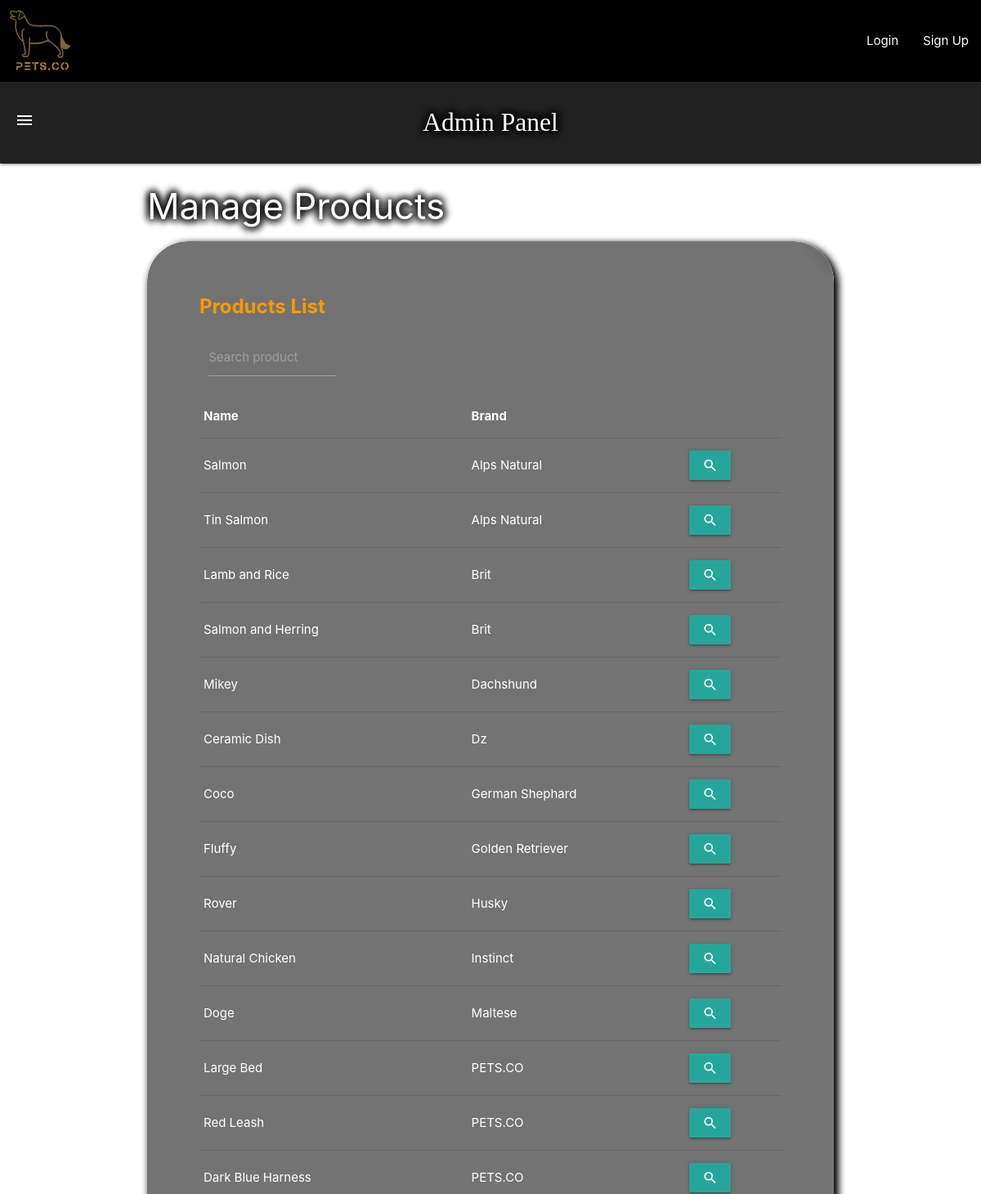
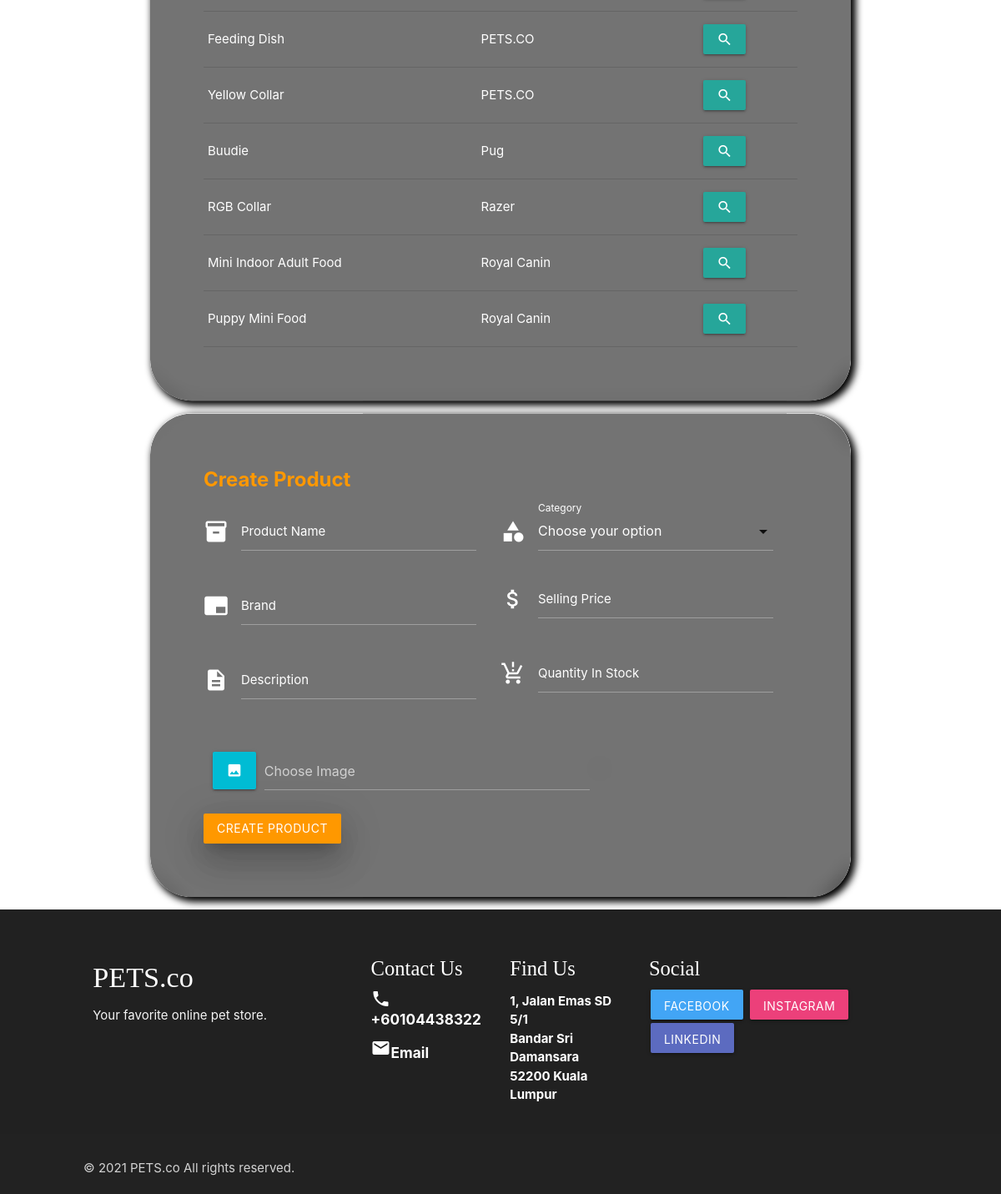
Page /admin_manage_products.php on the committed database (2 pictures, top to bottom).
### tables this page shows
CREATE TABLE `items` (
  `ItemID` int(11) NOT NULL,
  `Name` varchar(64) NOT NULL,
  `Brand` varchar(64) NOT NULL,
  `Description` varchar(512) NOT NULL,
  `Category` int(11) NOT NULL,
  `SellingPrice` float NOT NULL,
  `QuantityInStock` int(11) NOT NULL,
  `Image` varchar(512) NOT NULL
);

### admin_manage_products.php (the view, shortened to what this page needs)
<!DOCTYPE html>
<html lang="en">
</head>
<?php
  require_once "header.php";
  require_once "admin_nav_bar.php";
  include "includes/utils/dbhandler.php";
?>
<div class="container">
  <h3 class="page-title">Manage Products</h3>
  <div class="rounded-card-parent">
    <div class="card rounded-card">
      <div class="card-content black-text">
        <span class="card-title orange-text bold">Products List</span>
        <form action="admin_manage_products.php" method="POST">
          <div class="row" style="margin: 0px;">
          <div class="input-field col s3" style = "color:azure">
              <input name="search_product" type="text" class="validate white-text" maxlength="20">
              <label for="search_product">Search product</label>
            </div>
          </div>
        </form>
        <form action="admin_manage_products.php" method="GET">
          <table class="responsive-table">
            <thead class="text-primary">
              <tr><th>Name</th><th>Brand</th><th></th></tr>
            </thead>
            <tbody>
              <?php
                if (!isset($searchProduct) || EmptyInputSelectProduct($searchProduct))
                {
                  $sql = "SELECT ItemID, Name, Brand FROM Items ORDER BY Brand LIMIT 20";
                  $result = $conn->query($sql) or die ($conn->error);
                  while ($row = mysqli_fetch_assoc($result))
                  {
                    $itemID = $row["ItemID"];
                    $name = $row["Name"];
                    $brand = $row["Brand"];
                    echo(
                      "<tr>
                        <td class='white-text'>$name</td>
                        <td class='white-text'>$brand</td>
                        <td>
                          <button name='inspect_product' value='$itemID' class='btn'>
                            <i class='material-icons'>search</i>
                          </button>
                        </td>
                      </tr>"
                    );
                  }
                }
                ?>
            </tbody>
          </table>
        </form>
      </div>
    </div>
  </div>
  <div class="rounded-card-parent">
    <div class="card rounded-card">
      <div class="card-content">
        <span class="card-title orange-text bold">Create Product</span>
        <form action="admin_manage_products.php" method="POST">
          <div class="row">
            <div class="col s6" style="padding-right: 40px;">
              <div class="row">
                <div class="input-field white-text">
                  <i class="material-icons prefix">inventory_2</i>
                  <input name="name" type="text" class="validate white-text" maxlength="30">
                  <label for="name" class="white-text">Product Name</label>
                </div>
              </div>
              <div class="row">
                <div class="input-field white-text">
                  <i class="material-icons prefix">branding_watermark</i>
                  <input name="brand" type="text" class="validate white-text" maxlength="20">
                  <label for="brand" class="white-text">Brand</label>
                </div>
              </div>
              <div class="row">
                <div class="input-field white-text">
                  <i class="material-icons prefix">description</i>
                  <input name="description" type="text" class="validate white-text" minlength="5" maxlength="100">
                  <label for="description" class="white-text">Description</label>
                </div>
              </div>
            </div>
            <div class="col s6" style="padding-right: 40px;">
              <div class="row">
                <div class="input-field white-text">
                  <i class="material-icons prefix white-text">category</i>
                  <label class="white-text">Category</label>
                </div>
              </div>
              <div class="row">
                <div class="input-field white-text">
                  <i class="material-icons prefix">attach_money</i>
                  <input name="sellingprice" type="number" step=".01" class="validate white-text" maxlength="30">
                  <label for="sellingprice" class="white-text">Selling Price</label>
                </div>
              </div>
              <div class="row">
                <div class="input-field white-text">
                  <i class="material-icons prefix white-text">production_quantity_limits</i>
                  <input name="quantityinstock" type="number" class="validate white-text" maxlength="30">
                  <label for="quantityinstock" class="white-text">Quantity In Stock</label>
                </div>
              </div>
            </div>
          </div>
          <div class="row">
            <div class="file-field col s8">
              <a class="waves-effect waves-light btn cyan">
                <i class="material-icons prefix">image</i>
              </a>
              <div class="file-path-wrapper">
                <input name="image" class="file-path validate white-text" type="text"
                  placeholder="Choose Image" onchange="update_image(this)">
              </div>
            </div>
          </div>
          <input class="btn orange btn-block z-depth-5" type="submit" name="submit_product" value="Create Product">
        </form>
      </div>
    </div>
  </div>
</div>
<?php include "footer.php"; ?>

### static/css/base.css (style rules this page uses)
html { height: 100%; background-repeat: no-repeat; }
body { height: 100%; animation-name: backgroundColorPalette; background-blend-mode: luminosity; animation-duration: 5s; animation-iteration-count: infinite; animation-direction: alternate; animation-timing-function: linear; }
body::before { background: url('admin_background.jpg'); background-repeat: no-repeat; background-size: cover; background-attachment: fixed; filter: grayscale(); }
thead { border-bottom: 1.5px solid cyan; }
.page-title { color: white; text-shadow: black 4px 0px 8px, black -4px 0px 8px, black 0px 4px 8px, black 0px -4px 8px; }

### static/css/cards.css (style rules this page uses)
.rounded-card-parent { box-shadow: black 4px 4px 8px 2px; border-radius: 50px; transition: 0.3s cubic-bezier(0.8, 0, 0.2, 1); }
.rounded-card { color: white; padding: 40px; clip-path: inset(0px 0px round 50px 50px); background-color: rgba(56, 56, 56, 0.7); backdrop-filter: blur(10px); transition: 0.3s cubic-bezier(0.8, 0, 0.2, 1); }

### rows in the picture
items: Name "Salmon", Brand "Alps Natural", $itemID 11 (drawn)
items: Name "Tin Salmon", Brand "Alps Natural", $itemID 12 (drawn)
items: Name "Lamb and Rice", Brand "Brit", $itemID 18 (drawn)
items: Name "Salmon and Herring", Brand "Brit", $itemID 19 (drawn)
items: Name "Mikey", Brand "Dachshund", $itemID 8 (drawn)
items: Name "Ceramic Dish", Brand "Dz", $itemID 15 (drawn)
items: Name "Coco", Brand "German Shephard", $itemID 3 (drawn)
items: Name "Fluffy", Brand "Golden Retriever", $itemID 9 (drawn)
items: Name "Rover", Brand "Husky", $itemID 2 (drawn)
items: Name "Natural Chicken", Brand "Instinct", $itemID 10 (drawn)
items: Name "Doge", Brand "Maltese", $itemID 20 (drawn)
items: Name "Large Bed", Brand "PETS.CO", $itemID 6 (drawn)
items: Name "Red Leash", Brand "PETS.CO", $itemID 13 (drawn)
items: Name "Dark Blue Harness", Brand "PETS.CO", $itemID 14 (drawn)
items: Name "Feeding Dish", Brand "PETS.CO", $itemID 16 (drawn)
items: Name "Yellow Collar", Brand "PETS.CO", $itemID 17 (drawn)
items: Name "Buudie", Brand "Pug", $itemID 21 (drawn)
items: Name "RGB Collar", Brand "Razer", $itemID 7 (drawn)
items: Name "Mini Indoor Adult Food", Brand "Royal Canin", $itemID 4 (drawn)
items: Name "Puppy Mini Food", Brand "Royal Canin", $itemID 5 (drawn)
